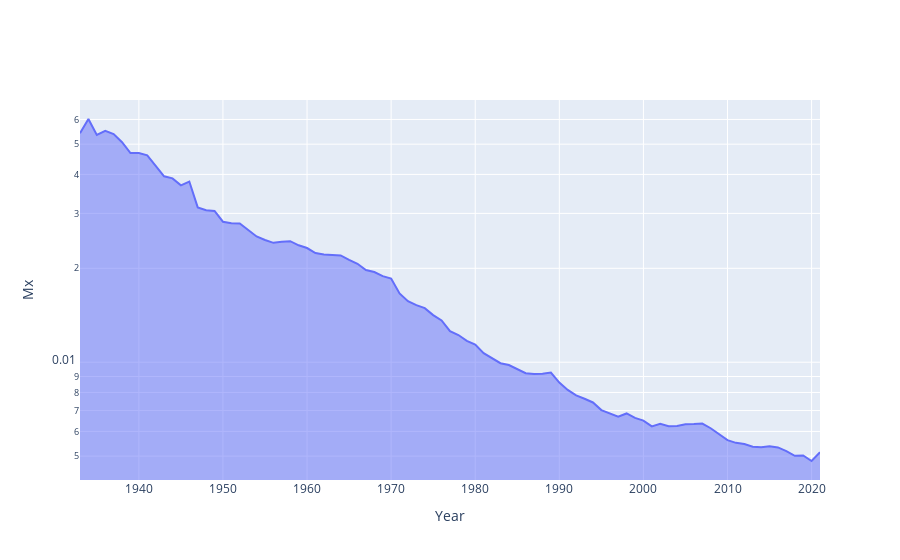

The cell this chart's notebook holds for it:
### Markdown cell above
This mostly works but the 'text' word decorator is present. To remove it completely I'd need to use go instead of px, which is slightly more involved.

### Code cell
figo = go.Figure()

figo.add_trace(
    go.Scatter(
        x = d2['year'],
        y = d2['mx'],
        text = d2['text'],
        fill = 'tozeroy',
        hovertemplate = '%{text}'
    )
)
figo.update_layout(
    xaxis_title = 'Year',
    yaxis_title = "Mx",
    yaxis_type = 'log'
)

figo.show()

### Figure 1 — Plotly figure (JSON) as saved in the notebook; plotly's stock layout.template omitted (floating-point values rounded to 4 significant figures)
{"data": [{"fill": "tozeroy", "hovertemplate": "%{text}", "text": ["In 1933 at age 0 the female mortality rate was 0.0542", "In 1934 at age 0 the female mortality rate was 0.0602", "In 1935 at age 0 the female mortality rate was 0.0536", "In 1936 at age 0 the female mortality rate was 0.0552", "In 1937 at age 0 the female mortality rate was 0.0539", "In 1938 at age 0 the female mortality rate was 0.0507", "In 1939 at age 0 the female mortality rate was 0.0468", "In 1940 at age 0 the female mortality rate was 0.0468", "In 1941 at age 0 the female mortality rate was 0.0460", "In 1942 at age 0 the female mortality rate was 0.0425", "In 1943 at age 0 the female mortality rate was 0.0394", "In 1944 at age 0 the female mortality rate was 0.0388", "In 1945 at age 0 the female mortality rate was 0.0369", "In 1946 at age 0 the female mortality rate was 0.0380", "In 1947 at age 0 the female mortality rate was 0.0314", "In 1948 at age 0 the female mortality rate was 0.0307", "In 1949 at age 0 the female mortality rate was 0.0305", "In 1950 at age 0 the female mortality rate was 0.0282", "In 1951 at age 0 the female mortality rate was 0.0279", "In 1952 at age 0 the female mortality rate was 0.0279", "In 1953 at age 0 the female mortality rate was 0.0265", "In 1954 at age 0 the female mortality rate was 0.0253", "In 1955 at age 0 the female mortality rate was 0.0246", "In 1956 at age 0 the female mortality rate was 0.0241", "In 1957 at age 0 the female mortality rate was 0.0243", "In 1958 at age 0 the female mortality rate was 0.0244", "In 1959 at age 0 the female mortality rate was 0.0237", "In 1960 at age 0 the female mortality rate was 0.0232", "In 1961 at age 0 the female mortality rate was 0.0224", "In 1962 at age 0 the female mortality rate was 0.0221", "In 1963 at age 0 the female mortality rate was 0.0221", "In 1964 at age 0 the female mortality rate was 0.0220", "In 1965 at age 0 the female mortality rate was 0.0213", "In 1966 at age 0 the female mortality rate was 0.0207", "In 1967 at age 0 the female mortality rate was 0.0197", "In 1968 at age 0 the female mortality rate was 0.0195", "In 1969 at age 0 the female mortality rate was 0.0189", "In 1970 at age 0 the female mortality rate was 0.0185", "In 1971 at age 0 the female mortality rate was 0.0166", "In 1972 at age 0 the female mortality rate was 0.0157", "In 1973 at age 0 the female mortality rate was 0.0152", "In 1974 at age 0 the female mortality rate was 0.0149", "In 1975 at age 0 the female mortality rate was 0.0142", "In 1976 at age 0 the female mortality rate was 0.0136", "In 1977 at age 0 the female mortality rate was 0.0126", "In 1978 at age 0 the female mortality rate was 0.0122", "In 1979 at age 0 the female mortality rate was 0.0117", "In 1980 at age 0 the female mortality rate was 0.0114", "In 1981 at age 0 the female mortality rate was 0.0107", "In 1982 at age 0 the female mortality rate was 0.0103", "In 1983 at age 0 the female mortality rate was 0.0099", "In 1984 at age 0 the female mortality rate was 0.0098", "In 1985 at age 0 the female mortality rate was 0.0095", "In 1986 at age 0 the female mortality rate was 0.0092", "In 1987 at age 0 the female mortality rate was 0.0092", "In 1988 at age 0 the female mortality rate was 0.0092", "In 1989 at age 0 the female mortality rate was 0.0093", "In 1990 at age 0 the female mortality rate was 0.0086", "In 1991 at age 0 the female mortality rate was 0.0082", "In 1992 at age 0 the female mortality rate was 0.0078", "In 1993 at age 0 the female mortality rate was 0.0076", "In 1994 at age 0 the female mortality rate was 0.0074", "In 1995 at age 0 the female mortality rate was 0.0070", "In 1996 at age 0 the female mortality rate was 0.0069", "In 1997 at age 0 the female mortality rate was 0.0067", "In 1998 at age 0 the female mortality rate was 0.0069", "In 1999 at age 0 the female mortality rate was 0.0066", "In 2000 at age 0 the female mortality rate was 0.0065", "In 2001 at age 0 the female mortality rate was 0.0062", "In 2002 at age 0 the female mortality rate was 0.0063", "In 2003 at age 0 the female mortality rate was 0.0062", "In 2004 at age 0 the female mortality rate was 0.0062", "In 2005 at age 0 the female mortality rate was 0.0063", "In 2006 at age 0 the female mortality rate was 0.0063", "In 2007 at age 0 the female mortality rate was 0.0064", "In 2008 at age 0 the female mortality rate was 0.0061", "In 2009 at age 0 the female mortality rate was 0.0059", "In 2010 at age 0 the female mortality rate was 0.0056", "In 2011 at age 0 the female mortality rate was 0.0055", "In 2012 at age 0 the female mortality rate was 0.0055", "In 2013 at age 0 the female mortality rate was 0.0054", "In 2014 at age 0 the female mortality rate was 0.0053", "In 2015 at age 0 the female mortality rate was 0.0054", "In 2016 at age 0 the female mortality rate was 0.0053", "In 2017 at age 0 the female mortality rate was 0.0052", "In 2018 at age 0 the female mortality rate was 0.0050", "In 2019 at age 0 the female mortality rate was 0.0050", "In 2020 at age 0 the female mortality rate was 0.0048", "In 2021 at age 0 the female mortality rate was 0.0051"], "type": "scatter", "x": [1933, 1934, 1935, 1936, 1937, 1938, 1939, 1940, 1941, 1942, 1943, 1944, 1945, 1946, 1947, 1948, 1949, 1950, 1951, 1952, 1953, 1954, 1955, 1956, 1957, 1958, 1959, 1960, 1961, 1962, 1963, 1964, 1965, 1966, 1967, 1968, 1969, 1970, 1971, 1972, 1973, 1974, 1975, 1976, 1977, 1978, 1979, 1980, 1981, 1982, 1983, 1984, 1985, 1986, 1987, 1988, 1989, 1990, 1991, 1992, 1993, 1994, 1995, 1996, 1997, 1998, 1999, 2000, 2001, 2002, 2003, 2004, 2005, 2006, 2007, 2008, 2009, 2010, 2011, 2012, 2013, 2014, 2015, 2016, 2017, 2018, 2019, 2020, 2021], "y": [0.05418, 0.06021, 0.05356, 0.05516, 0.05389, 0.05075, 0.04685, 0.04685, 0.04604, 0.04248, 0.03944, 0.03885, 0.0369, 0.03796, 0.03136, 0.0307, 0.03053, 0.02821, 0.02789, 0.02786, 0.02652, 0.02531, 0.02465, 0.02414, 0.02432, 0.02443, 0.02371, 0.02323, 0.02239, 0.02213, 0.02208, 0.02199, 0.02129, 0.02068, 0.01974, 0.01946, 0.01888, 0.01854, 0.01662, 0.01568, 0.01525, 0.0149, 0.01416, 0.01362, 0.01257, 0.01222, 0.01171, 0.01139, 0.01069, 0.0103, 0.00993, 0.009796, 0.009528, 0.009218, 0.009162, 0.009183, 0.009269, 0.008607, 0.008151, 0.007828, 0.007635, 0.007431, 0.007025, 0.006854, 0.00669, 0.006852, 0.006629, 0.006499, 0.006229, 0.006349, 0.006235, 0.006248, 0.006328, 0.006336, 0.006358, 0.006143, 0.005887, 0.005627, 0.005516, 0.005465, 0.005361, 0.00534, 0.005375, 0.005332, 0.005192, 0.005014, 0.005026, 0.004824, 0.005146]}], "layout": {"xaxis": {"title": {"text": "Year"}}, "yaxis": {"title": {"text": "Mx"}, "type": "log"}}}
